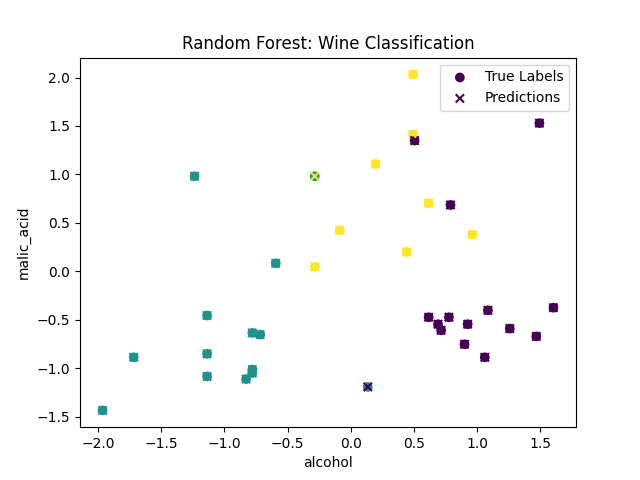

Reproduce this figure in Python.
import numpy as np
import matplotlib.pyplot as plt
from sklearn.datasets import load_wine
from sklearn.model_selection import train_test_split


# Decision Tree Node (for Random Forest)
class Node:
    def __init__(self, feature=None, threshold=None, left=None, right=None, value=None):
        self.feature = feature
        self.threshold = threshold
        self.left = left
        self.right = right
        self.value = value


# Random Forest implementation
class RandomForest:
    def __init__(self, n_trees=10, max_depth=3, n_features=None):
        self.n_trees = n_trees
        self.max_depth = max_depth
        self.n_features = n_features
        self.trees = []

    def _gini(self, y):
        _, counts = np.unique(y, return_counts=True)
        p = counts / len(y)
        return 1 - np.sum(p ** 2)

    def _best_split(self, X, y):
        best_gini = float('inf')
        best_feature, best_threshold = None, None
        features = np.random.choice(X.shape[1], self.n_features, replace=False)
        for feature in features:
            thresholds = np.unique(X[:, feature])
            for threshold in thresholds:
                left_idx = X[:, feature] <= threshold
                right_idx = X[:, feature] > threshold
                if len(y[left_idx]) == 0 or len(y[right_idx]) == 0:
                    continue
                gini = (len(y[left_idx]) * self._gini(y[left_idx]) +
                        len(y[right_idx]) * self._gini(y[right_idx])) / len(y)
                if gini < best_gini:
                    best_gini = gini
                    best_feature = feature
                    best_threshold = threshold
        return best_feature, best_threshold

    def _build_tree(self, X, y, depth=0):
        if depth >= self.max_depth or len(np.unique(y)) == 1:
            return Node(value=np.bincount(y).argmax())
        feature, threshold = self._best_split(X, y)
        if feature is None:
            return Node(value=np.bincount(y).argmax())
        left_idx = X[:, feature] <= threshold
        right_idx = X[:, feature] > threshold
        left = self._build_tree(X[left_idx], y[left_idx], depth + 1)
        right = self._build_tree(X[right_idx], y[right_idx], depth + 1)
        return Node(feature, threshold, left, right)

    def fit(self, X, y):
        self.n_features = self.n_features or int(np.sqrt(X.shape[1]))
        for _ in range(self.n_trees):
            idx = np.random.choice(X.shape[0], X.shape[0], replace=True)
            tree = self._build_tree(X[idx], y[idx])
            self.trees.append(tree)

    def _predict_one(self, x, node):
        if node.value is not None:
            return node.value
        if x[node.feature] <= node.threshold:
            return self._predict_one(x, node.left)
        return self._predict_one(x, node.right)

    def predict(self, X):
        tree_preds = np.array([[self._predict_one(x, tree) for x in X] for tree in self.trees])
        return np.apply_along_axis(lambda x: np.bincount(x).argmax(), 0, tree_preds)


# Normalize data
def normalize(X):
    return (X - X.mean(axis=0)) / X.std(axis=0)


# Main function
def main():
    # Load dataset
    data = load_wine()
    X, y = data.data, data.target

    # Normalize features
    X = normalize(X)

    # Split into training and test sets
    X_train, X_test, y_train, y_test = train_test_split(X, y, test_size=0.2, random_state=42)

    # Train model
    model = RandomForest(n_trees=10, max_depth=3)
    model.fit(X_train, y_train)

    # Predict on test set
    y_pred = model.predict(X_test)

    # Calculate accuracy
    accuracy = np.mean(y_pred == y_test)
    print(f"Accuracy: {accuracy:.4f}")

    # Visualize first two features
    plt.scatter(X_test[:, 0], X_test[:, 1], c=y_test, cmap='viridis', label='True Labels')
    plt.scatter(X_test[:, 0], X_test[:, 1], c=y_pred, marker='x', cmap='viridis', label='Predictions')
    plt.xlabel(data.feature_names[0])
    plt.ylabel(data.feature_names[1])
    plt.title('Random Forest: Wine Classification')
    plt.legend()
    plt.show()


if __name__ == "__main__":
    main()
